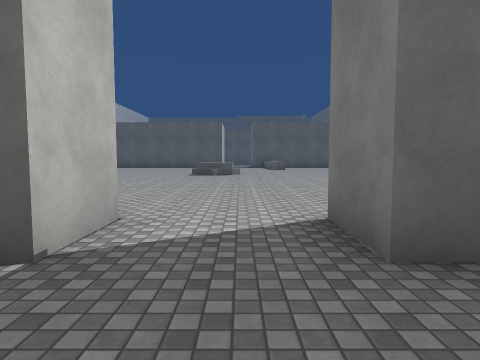
view 1 (above)

13 first-person views from a walk through a 3-D level made in the Unity game engine. The camera is 1.4 m above the floor, tilts 4° down and sees 75° across. The floor is counted in squares, 2 m on a side. Each view is taken from the middle of a square. On the plan, view 1 faces up. The plan holds only what a view shows up to about 10 squares ahead; the rest is blank. The place goes on beyond the plan. Some animated figures are left out. Surface patterns are stand-ins for the level's own textures.

view 2
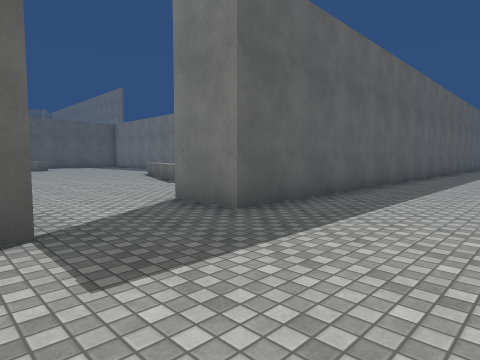

view 3
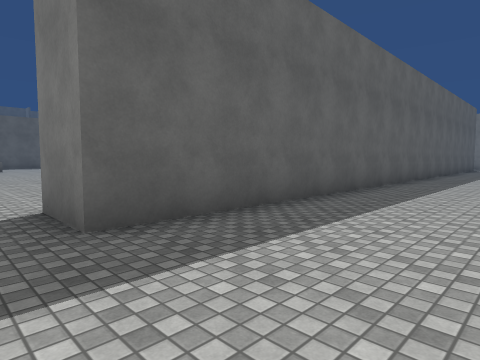

view 4
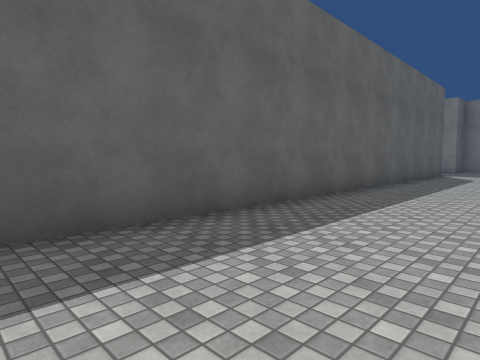

view 5
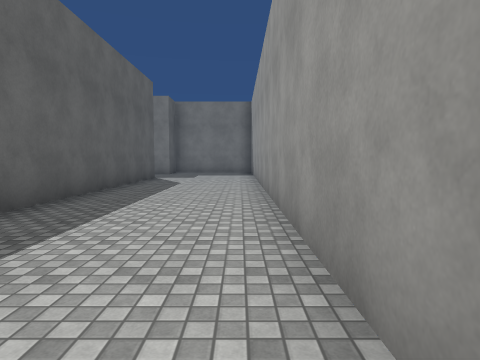

view 6
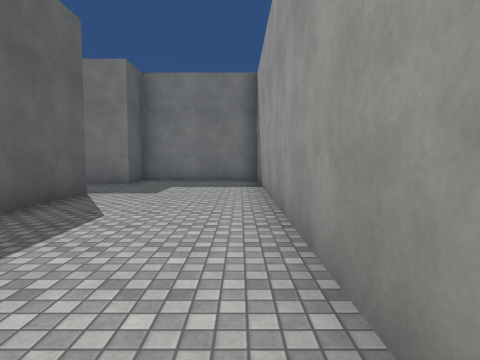

view 7
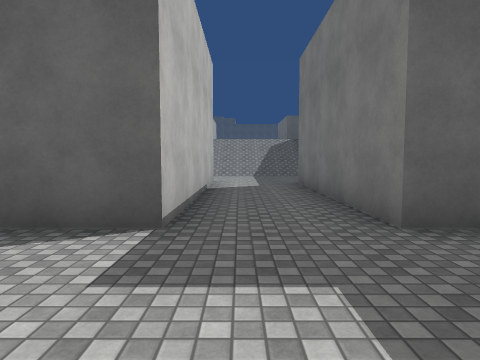

view 8
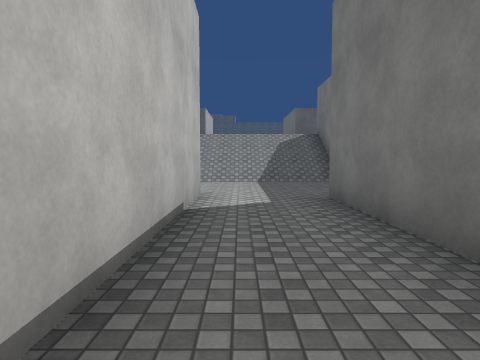

view 9
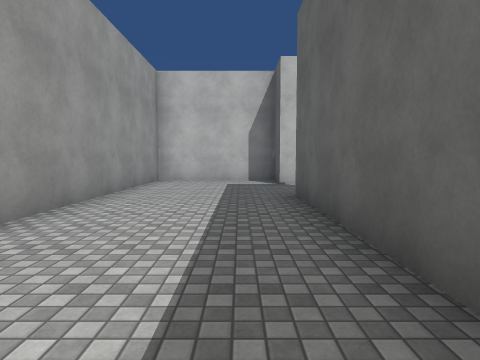

view 10
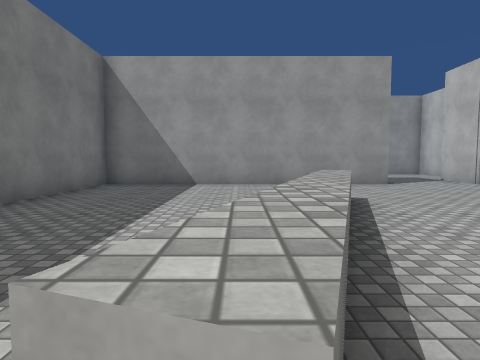

view 11
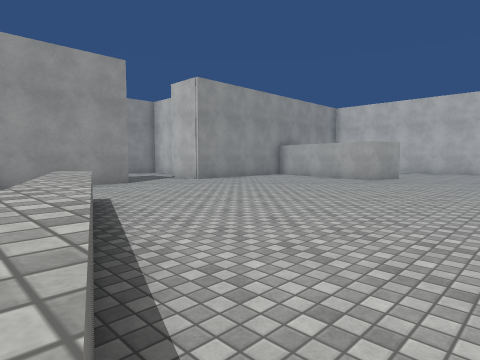

view 12
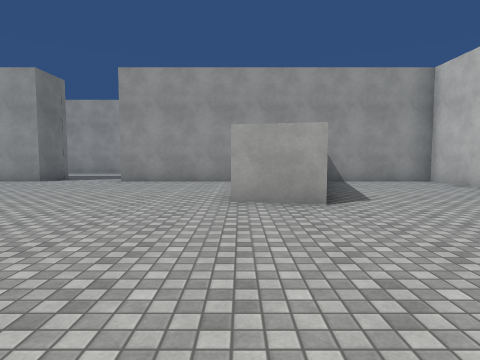

view 13
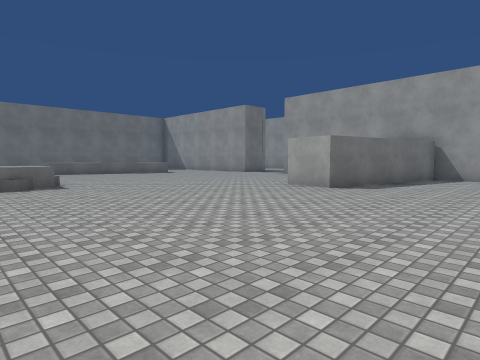

### Floor plan
Key: @ floor where view 1 was taken; # wall or solid block; . main floor; : floor 1 m higher than the main floor; / step, stairs or slope; ^ raised ledge.
Columns run from 10 left of view 1 to 25 right of it. Each row starts with its distance up from view 1.
 15 .....
 14 ......../:
 13 ........//
 12 ................               ////
 11 ...............^.              ////
 10  .............^^..             ....
  9  .............^....            ....
  8  ...##........^....            #...
  7 ....# .......^.....#           #..#
  6 ...##..............#           #..#
  5 ...# ........ .....#           #..#
  4 ...# ........ .....#           #..#
  3 #########..#########           #..#
  2        ##..#####################..##
  1        #...........................#
  0        #..@........................#
 -1        #........ ..................#
 -2        ########      ###############

Where each view was taken, in squares from view 1:
view 1: 0 up, 0 right, facing up
view 2: 1 down, 2 left, facing up-right
view 3: 1 down, 0 right, facing up-right
view 4: 1 down, 7 right, facing up-right
view 5: 1 down, 10 right, facing right
view 6: 1 down, 15 right, facing right
view 7: 1 down, 22 right, facing up
view 8: 2 up, 22 right, facing up
view 9: 1 up, 7 right, facing left
view 10: 12 up, 5 right, facing down
view 11: 12 up, 5 right, facing down-left
view 12: 13 up, 5 left, facing down
view 13: 15 up, 10 left, facing down-right
